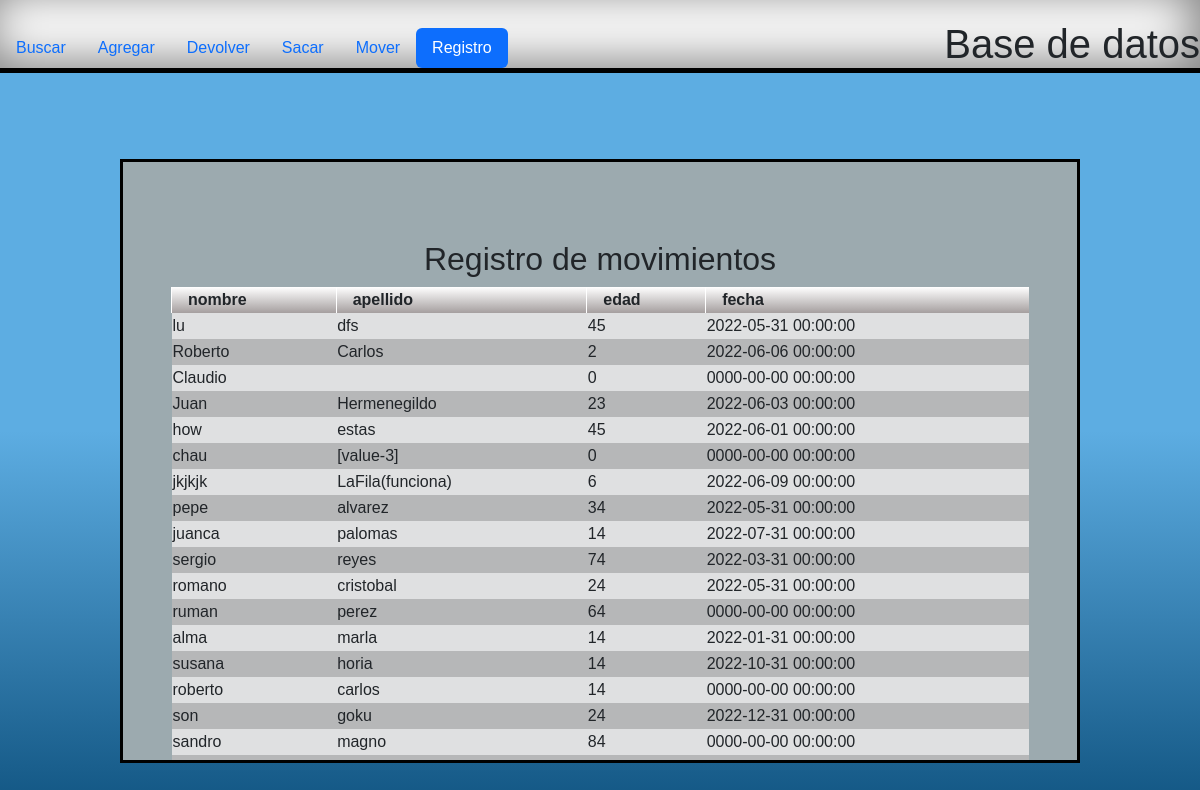
Page /Pagina/registro.php on the committed database.
### tables this page shows
CREATE TABLE `prueba` (
  `id_prueba` int(16) NOT NULL,
  `nombre` varchar(20) DEFAULT NULL,
  `apellido` varchar(20) DEFAULT NULL,
  `edad` int(16) DEFAULT NULL,
  `fecha` datetime DEFAULT NULL
);

### Pagina/FuncionesPHP/registro-consulta.php (the view, shortened to what this page needs)
<?php
$db = include("conexion.php");
$cant_cols = -1;
$sql = "SELECT * FROM prueba";
$rta = $db->query($sql);
$col_sql = "DESCRIBE prueba";
$col_rta = $db->query($col_sql);
while (true) {
  $columnas = $col_rta->fetch_assoc();
  if (!isset($columnas['Field'])) {
    break;
  } else {
    $cant_cols++;
  }
}
while ($rows = mysqli_fetch_row($rta)) {
  echo "<tr>";
  for ($i = 1; $i  != $cant_cols + 1; $i++) {
    echo "<td>" . $rows[$i] . "</td>";
  }
  echo "</tr>";
}

### Pagina/registro.php (shortened to what this page needs)
<!DOCTYPE html>
<html lang="en">
<head>
  <link rel="stylesheet" href="css/bootstrap.css">
  <link rel="stylesheet" href="estilos/estilos_all_pages.css">
</head>
<body>
  <section class="nav-conteiner">
    <nav class="nav-btn">
      <ul class="nav nav-pills">
        <li class="nav-item">
          <a class="nav-link" href="index.php">Buscar</a>
        </li>
        <li class="nav-item">
          <a class="nav-link" href="agregar.php">Agregar</a>
        </li>
        <li class="nav-item">
          <a class="nav-link" href="devolver.php">Devolver</a>
        </li>
        <li class="nav-item">
          <a class="nav-link" href="sacar.php">Sacar</a>
        </li>
        <li class="nav-item">
          <a class="nav-link" href="mover.php">Mover</a>
        </li>
        <li class="nav-item">
          <a class="nav-link active" href="registro.php">Registro</a>
        </li>
      </ul>
    </nav>
    <article class="nav-title">
      <h1>Base de datos</h1>
    </article>
  </section>
  <form method="post" action="" style="display: block;">
    <h2>Registro de movimientos</h2>
    <div style="overflow: auto; height:100%;">
      <table>
        <thead>
          <tr>
            <?php include("FuncionesPHP/fields.php"); ?>
          </tr>
        </thead>
        <tbody>
          <?php include("FuncionesPHP/registro-consulta.php") ?>
        </tbody>
      </table>
    </div>
  </form>
</body>
</html>

### Pagina/FuncionesPHP/fields.php (shortened to what this page needs)
<?php
$db = require("conexion.php");
$p = 0;
$sql = "DESCRIBE prueba";
if ($rta = $db->query($sql)) {
  while (true) {
    $fields[$p] = $rta->fetch_assoc();
    if (!isset($fields[$p]['Field'])) {
      break;
    } else {
      if ($p == 0) {
      } else {
        echo '<th>' . $fields[$p]['Field'] . '</th>';
      }
    }
    $p++;
  }
} else {
  echo "hubo un error: " . $db->connect_error;
}
?>

### Pagina/estilos/estilos_all_pages.css (style rules this page uses)
* { box-sizing: border-box; }
body { margin: 0; font-size: 16px; font-family: sans-serif; background-image: linear-gradient(#5dade2 50%, #074975); background-size: 100vw 100vh; background-repeat: no-repeat; }
h2 { margin-top: 30px; text-align: center; font-size: 2rem; }
h1 { margin: 0; }
.nav-conteiner { padding-top: 20px; background-color: white; box-shadow: -0.5rem -0.5rem 3rem 0 gray inset; border-bottom: thick solid black; display: grid; grid-template-columns: 2fr 1fr; grid-template-rows: 1fr; }
.nav-btn { display: flex; align-items: flex-end; justify-content: flex-start; }
.nav-title { display: flex; align-items: flex-end; justify-content: flex-end; }
form { width: 80%; margin: 10vh auto 0; border: medium solid black; background-color: rgb(156, 170, 175); height: 70vh; display: grid; grid-template-columns: 1fr; grid-template-rows: repeat(6, 1fr); padding: 3rem; overflow-y: hidden; }
table { margin-top: 2em; width: 100%; margin: 0; }
tbody { overflow: scroll; }
thead { background-color: rgb(248, 249, 250); background-image: linear-gradient(rgb(255, 255, 255), rgb(165, 159, 159)); }
th { border-left: thin solid white; padding-left: 1em; }
tbody tr { background-color: rgb(223, 224, 225); }
tbody tr:nth-child(2n) { background-color: rgb(182, 183, 184); }

### rows in the picture
prueba: nombre "lu", apellido "dfs", edad "45", fecha "2022-05-31 00:00:00"
prueba: nombre "Roberto", apellido "Carlos", edad "2", fecha "2022-06-06 00:00:00"
prueba: nombre "Claudio", edad "0", fecha "0000-00-00 00:00:00"
prueba: nombre "Juan", apellido "Hermenegildo", edad "23", fecha "2022-06-03 00:00:00"
prueba: nombre "how", apellido "estas", edad "45", fecha "2022-06-01 00:00:00"
prueba: nombre "chau", apellido "[value-3]", edad "0", fecha "0000-00-00 00:00:00"
prueba: nombre "jkjkjk", apellido "LaFila(funciona)", edad "6", fecha "2022-06-09 00:00:00"
prueba: nombre "pepe", apellido "alvarez", edad "34", fecha "2022-05-31 00:00:00"
prueba: nombre "juanca", apellido "palomas", edad "14", fecha "2022-07-31 00:00:00"
prueba: nombre "sergio", apellido "reyes", edad "74", fecha "2022-03-31 00:00:00"
prueba: nombre "romano", apellido "cristobal", edad "24", fecha "2022-05-31 00:00:00"
prueba: nombre "ruman", apellido "perez", edad "64", fecha "0000-00-00 00:00:00"
prueba: nombre "alma", apellido "marla", edad "14", fecha "2022-01-31 00:00:00"
prueba: nombre "susana", apellido "horia", edad "14", fecha "2022-10-31 00:00:00"
prueba: nombre "roberto", apellido "carlos", edad "14", fecha "0000-00-00 00:00:00"
prueba: nombre "son", apellido "goku", edad "24", fecha "2022-12-31 00:00:00"
prueba: nombre "sandro", apellido "magno", edad "84", fecha "0000-00-00 00:00:00"

### other values in the picture
$fields[$p]['Field'] "nombre"
$fields[$p]['Field'] "apellido"
$fields[$p]['Field'] "edad"
$fields[$p]['Field'] "fecha"
